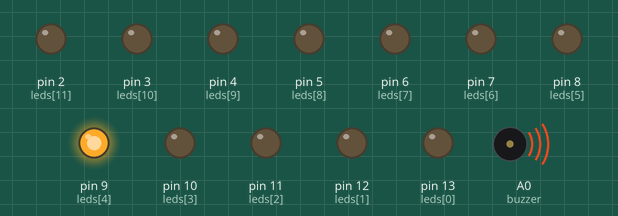
A sketch run on a simulated Arduino Uno, built with avr-gcc and run on an emulated ATmega328P. Shown: output pins drawn as LEDs (lit = HIGH), buzzer (waves = sounding).

Above: at 0.15 s.
At 2.7 s:
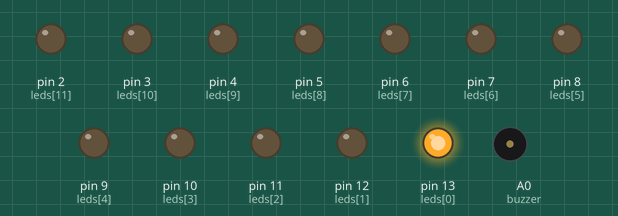
At 8.4 s:
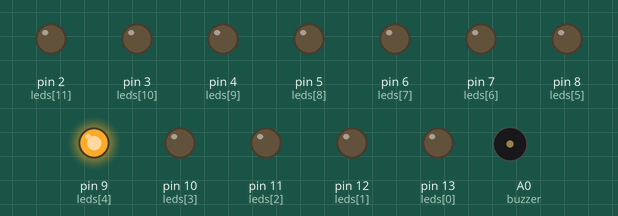
At 18.76 s:
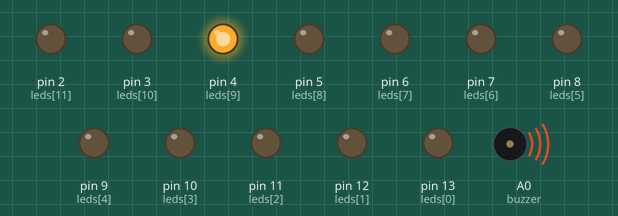
At 31.59 s:
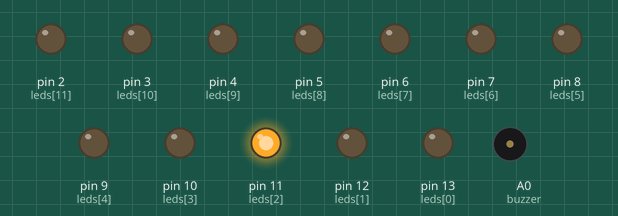
At 36.39 s:
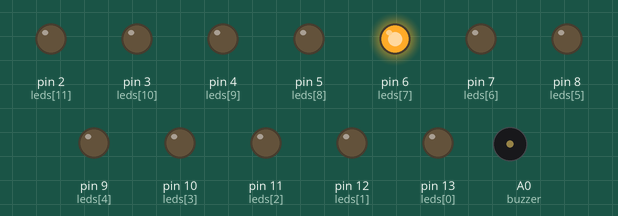
Timing chart, 0 to 40.0 s (numbered marks = the images above):
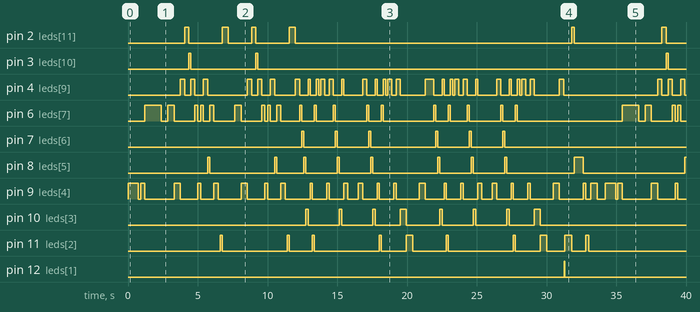

The sketch:

super-arduino-bros.ino
```cpp
int C  = 0;
int Cs = 1;
int D  = 2;
int Ds = 3;
int E  = 4;
int F  = 5;
int Fs = 6;
int G  = 7;
int Gs = 8;
int A  = 9;
int As = 10;
int B  = 11;

int Db = Cs;
int Eb = Ds;
int Gb = Fs;
int Ab = Gs;
int Bb = As;

int X = -1;

float frequencies[] = {
	2112.00000000000f,
	2237.58606720000f,
	2370.63987127252f,
	2511.60546700199f,
	2660.95331404687f,
	2819.18184705537f,
	2986.81913914501f,
	3164.42466429791f,
	3352.59116455352f,
	3551.94662823048f,
	3763.15638577961f,
	3986.92533026287f
};

int leds[] = {13, 12, 11, 10, 9, 8, 7, 6, 5, 4, 3, 2};
int buzzer = A0;

int bpm;
float R;

void setBpm(int value) {
	bpm = value;
	R = 60000.0f / (float) bpm;
}

void play(int note, float duration) {

	int intDuration = (int) round(duration);

	if (note != X) {

		for (int i = 0; i < 12; i++) {
			if (i == note) digitalWrite(leds[i], HIGH);
			else digitalWrite(leds[i], LOW);
		}

		int frequency = (int) round(frequencies[note]);
		tone(buzzer, frequency, intDuration);
	}

	delay(intDuration);
	noTone(buzzer);
}

void setup() {

	pinMode(buzzer, OUTPUT);

	for (int i = 0; i < 12; i++) {
		pinMode(leds[i], OUTPUT);
	}
}

void loop() {
	overworld();
	deathSound();
}

void deathSound() {

	setBpm(100);

	play(C, R/16.0f);
	play(Cs,R/16.0f);
	play(D, R/8.0f);
	play(X, R/4.0f);
	play(X, R/2.0f);

	play(B, R/4.0f);
	play(F, R/4.0f);
	play(X, R/4.0f);
	play(F, R/4.0f);

	play(F, R/3.0f);
	play(E, R/3.0f);
	play(D, R/3.0f);

	play(C, R/4.0f);
	play(E, R/4.0f);
	play(E, R/4.0f);
	play(E, R/4.0f);

	play(C, R/4.0f);
	play(X, R/4.0f);
	play(X, R/2.0f);
}

void overworld() {

	setBpm(100);

	overworld_1();
	overworld_2();
	overworld_2();
	overworld_3();
	overworld_3();
}

void overworld_1() {

	play(E, R/4.0f);
	play(E, R/4.0f);
	play(X, R/4.0f);
	play(E, R/4.0f);

	play(X, R/4.0f);
	play(C, R/4.0f);
	play(E, R/4.0f);
	play(X, R/4.0f);

	play(G, R/4.0f);
	play(X, R/4.0f);
	play(X, R/2.0f);

	play(G, R/4.0f);
	play(X, R/4.0f);
	play(X, R/2.0f);
}

void overworld_2() {

	play(C, R/4.0f);
	play(X, R/4.0f);
	play(X, R/4.0f);
	play(G, R/4.0f);

	play(X, R/2.0f);
	play(E, R/4.0f);
	play(X, R/4.0f);

	play(X, R/4.0f);
	play(A, R/4.0f);
	play(X, R/4.0f);
	play(B, R/4.0f);

	play(X, R/4.0f);
	play(Bb,R/4.0f);
	play(A, R/4.0f);
	play(X, R/4.0f);

	play(G, R/3.0f);
	play(E, R/3.0f);
	play(G, R/3.0f);

	play(A, R/4.0f);
	play(X, R/4.0f);
	play(F, R/4.0f);
	play(G, R/4.0f);

	play(X, R/4.0f);
	play(E, R/4.0f);
	play(X, R/4.0f);
	play(C, R/4.0f);

	play(D, R/4.0f);
	play(B, R/4.0f);
	play(X, R/2.0f);
}

void overworld_3() {

	overworld_3_a();
	overworld_3_b();

	overworld_3_a();
	overworld_3_c();

	overworld_3_a();
	overworld_3_b();

	overworld_3_d();
}

void overworld_3_a() {

	play(A, R/4.0f);
	play(X, R/4.0f);
	play(G, R/4.0f);
	play(Gb,R/4.0f);

	play(F, R/4.0f);
	play(Ds,R/4.0f);
	play(A, R/4.0f);
	play(E, R/4.0f);
}

void overworld_3_b() {

	play(D, R/4.0f);
	play(G, R/4.0f);
	play(A, R/4.0f);
	play(C, R/4.0f);

	play(A, R/4.0f);
	play(A, R/4.0f);
	play(C, R/4.0f);
	play(E, R/4.0f);
}

void overworld_3_c() {

	play(X, R/4.0f);
	play(C, R/4.0f);
	play(X, R/4.0f);
	play(C, R/4.0f);

	play(C, R/4.0f);
	play(X, R/4.0f);
	play(E, R/4.0f);
	play(X, R/4.0f);
}

void overworld_3_d() {

	play(A, R/4.0f);
	play(X, R/4.0f);
	play(Eb,R/4.0f);
	play(X, R/4.0f);

	play(X, R/4.0f);
	play(D, R/4.0f);
	play(X, R/2.0f);

	play(C, R/4.0f);
	play(X, R/4.0f);
	play(X, R/4.0f);
	play(E, R/4.0f);

	play(E, R/4.0f);
	play(X, R/4.0f);
	play(A, R/4.0f);
	play(X, R/4.0f);
}
```

Measured:
- by itself, pin 2 (leds[11]): LOW → HIGH at 4.1 s, → LOW 0.30 s later, → HIGH 2.4 s later, → LOW 0.45 s later, … (12 changes in this stretch)
- by itself, pin 3 (leds[10]): goes HIGH 0.15 s, LOW 4.7 s, HIGH 0.15 s, LOW 29.3 s, HIGH 0.15 s, then LOW
- by itself, pin 4 (leds[9]): LOW → HIGH at 3.8 s, → LOW 0.30 s later, → HIGH 0.45 s later, → LOW 0.30 s later, … (64 changes in this stretch)
- by itself, pin 6 (leds[7]): LOW → HIGH at 1.2 s, → LOW 1.2 s later, → HIGH 0.45 s later, → LOW 0.45 s later, … (46 changes in this stretch)
- by itself, pin 7 (leds[6]): LOW → HIGH at 12.5 s, → LOW 0.15 s later, → HIGH 2.3 s later, → LOW 0.15 s later, … (12 changes in this stretch)
- by itself, pin 8 (leds[5]): LOW → HIGH at 5.7 s, → LOW 0.15 s later, → HIGH 4.7 s later, → LOW 0.15 s later, … (19 changes in this stretch)
- by itself, pin 9 (leds[4]): LOW → HIGH at 0.00 s, → LOW 0.75 s later, → HIGH 0.15 s later, → LOW 0.30 s later, … (56 changes in this stretch)
- by itself, pin 10 (leds[3]): LOW → HIGH at 12.8 s, → LOW 0.15 s later, → HIGH 2.3 s later, → LOW 0.15 s later, … (16 changes in this stretch)
